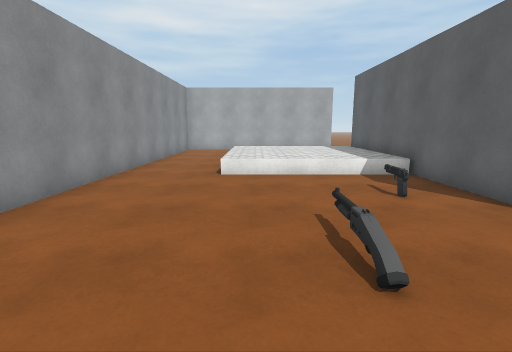
[1] (above)

22 first-person views from a walk through a Unity game level. The camera is 1.5 m above the floor, tilts 10° down and sees 85° across. The floor is counted in squares, 1 m on a side. Each view is taken from the middle of a square. On the plan, view 1 faces up. The plan holds only what a view shows up to about 14 squares ahead; the rest is blank. The place goes on beyond the plan. The player character is not drawn. Some surface patterns are stand-ins.

[2]
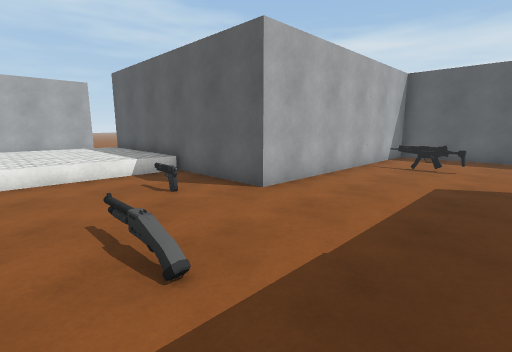

[3]
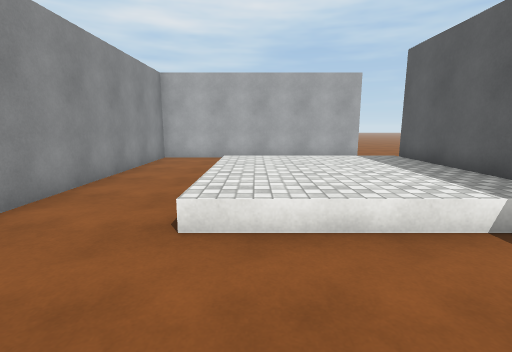

[4]
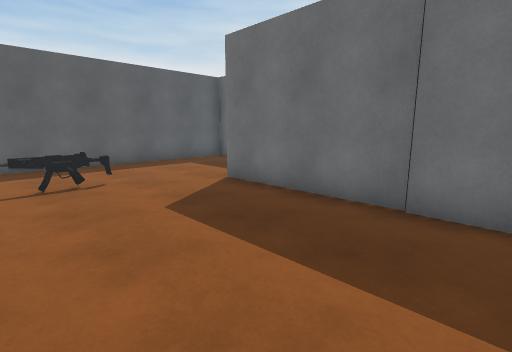

[5]
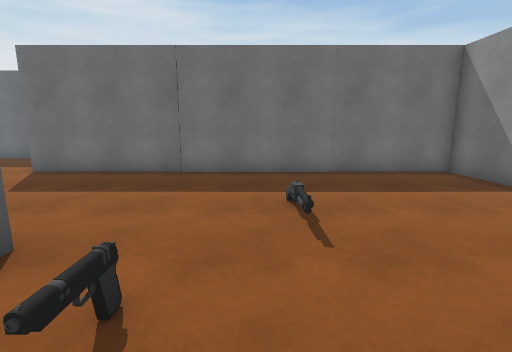

[6]
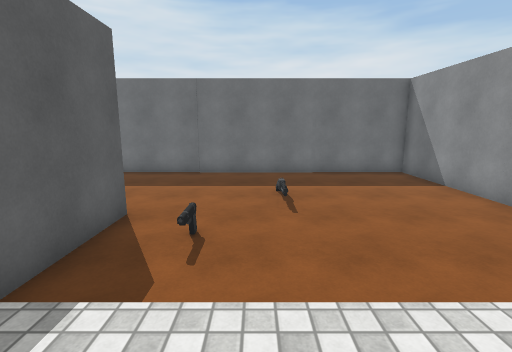

[7]
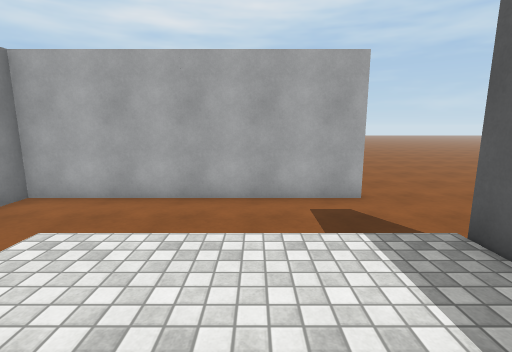

[8]
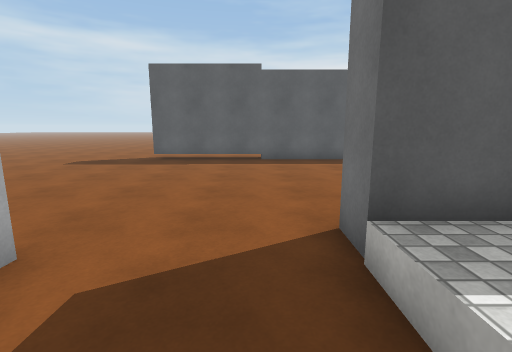

[9]
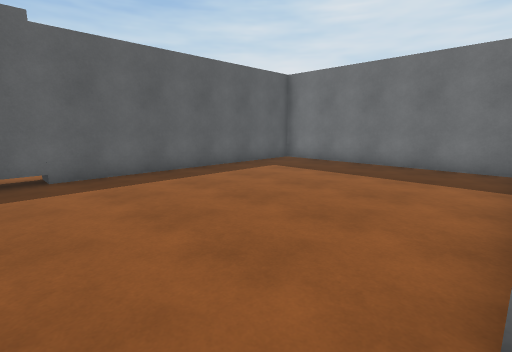

[10]
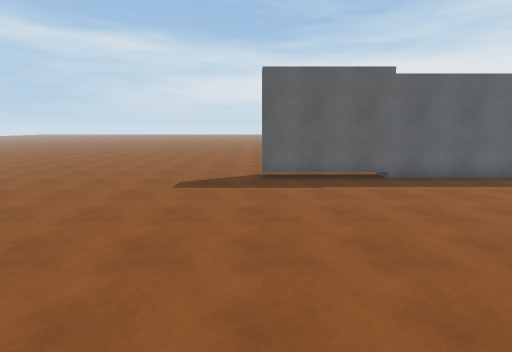

[11]
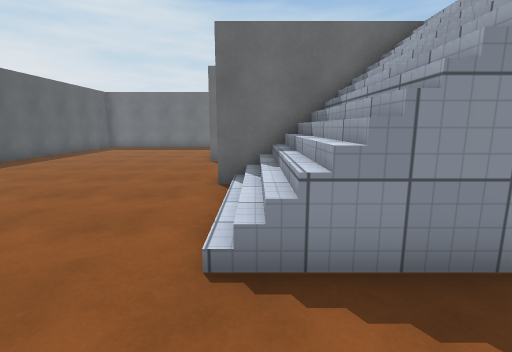

[12]
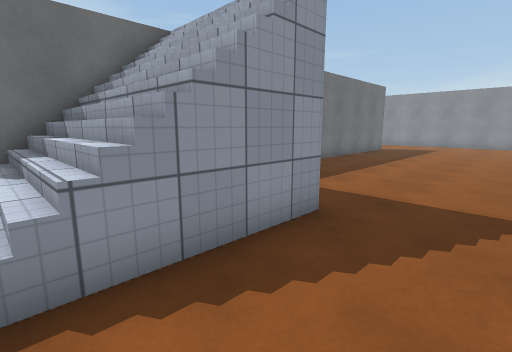

[13]
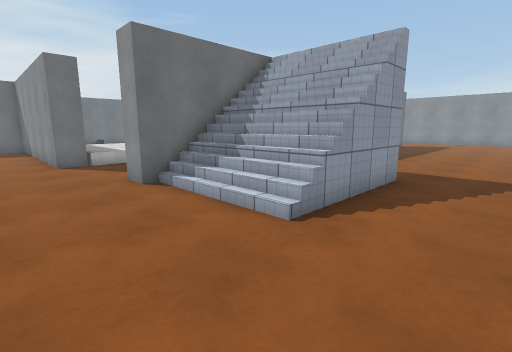

[14]
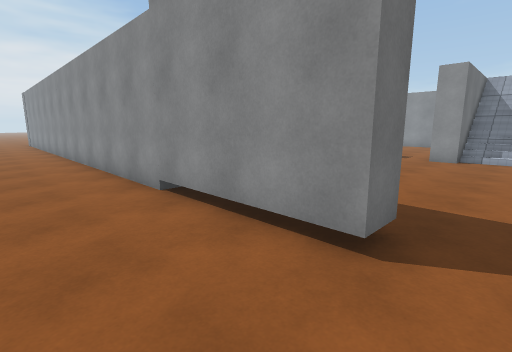

[15]
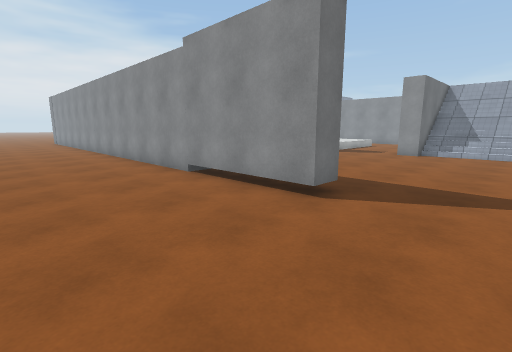

[16]
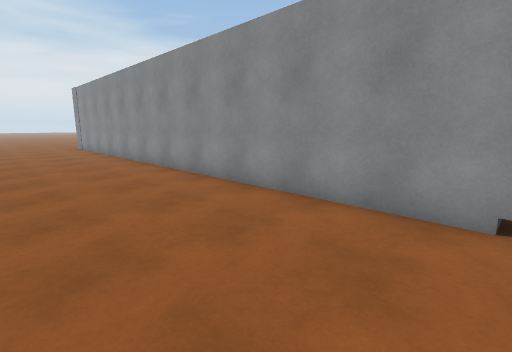

[17]
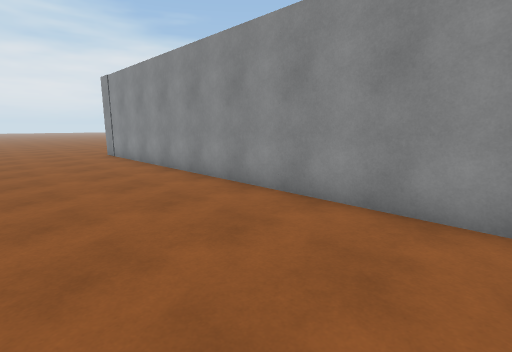

[18]
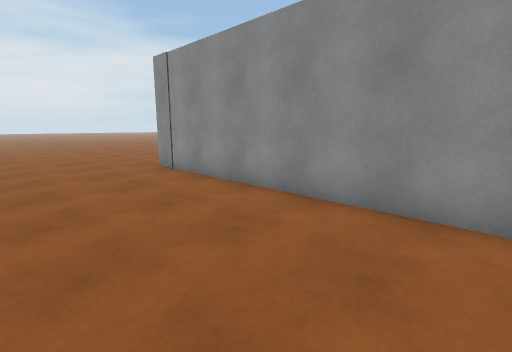

[19]
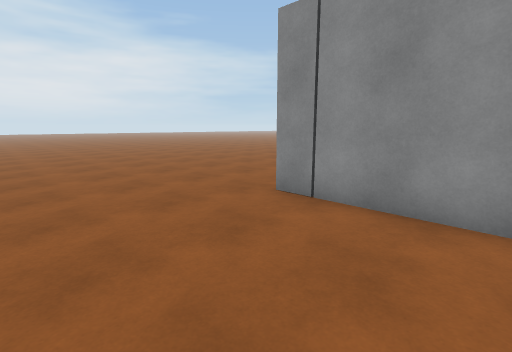

[20]
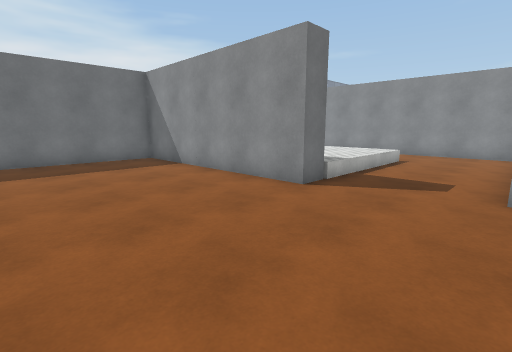

[21]
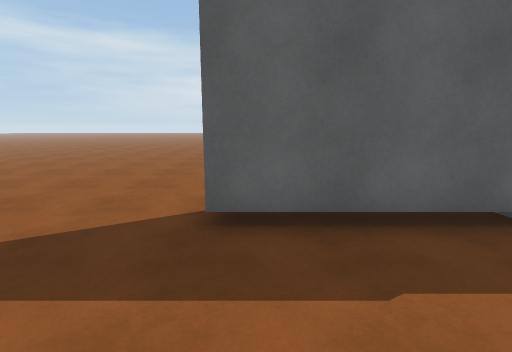

[22]
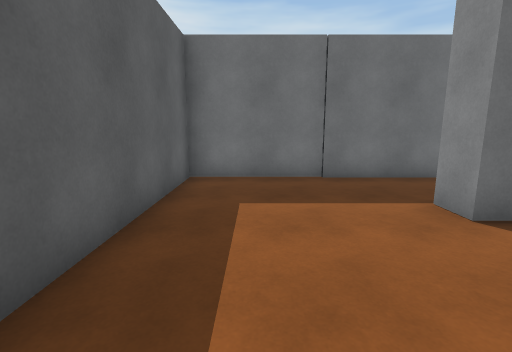

### Floor plan
Key: @ floor where view 1 was taken; # wall or solid block; . main floor; : floor 0.5 m higher than the main floor; / step, stairs or slope; = window, fence, low wall or low ledge; O other object.
Columns run from 14 left of view 1 to 21 right of it. Each row starts with its distance up from view 1.
 27        .............. . ............
 26 ...................... .............
 25 ....................................
 24  ............./////.................
 23   ........... /////.................
 22    ........   /////.................
 21     .....     /////..........##.....
 20      ##       #=####.........##.....
 19          ###########.........##.....
 18          #...................##.....
 17          #...................##.....
 16          #...................##.....
 15          #...//////##........##.....
 14          #.../:::::##........##.....
 13          #.../:::::##........##.....
 12          #.../:::::##........##.....
 11          #.../:::::##........##.....
 10          #.../:::::##........##.....
  9          #...//////##........##.....
  8          #.........##........##.....
  7          #.......O.##........##.....
  6          #.......O.############.....
  5          #.........############.....
  4          #...................##.....
  3          #.....O.........O...##.....
  2          #...............O...##.....
  1          #...................##.....
  0          #....@..............##.....
 -1          ###############.....##.....
 -2                        #.....##.....
 -3                        ......##.....
 -4                       .......##.....
 -5                       #########.....
 -6                               #.....
 -7                              .......
 -8                             ........
 -9                             ........

Positions as (right, up) in squares from view 1, and headings:
1: (0, 0), facing up
2: (0, 0), facing up-right
3: (0, 5), facing up
4: (3, 4), facing down-right
5: (2, 8), facing down
6: (2, 11), facing down
7: (2, 11), facing up
8: (2, 16), facing right
9: (6, 17), facing down-right
10: (4, 21), facing right
11: (4, 27), facing down
12: (4, 27), facing down-left
13: (8, 27), facing down-left
14: (19, 22), facing down-left
15: (21, 24), facing down-left
16: (21, 16), facing down-left
17: (21, 10), facing down-left
18: (21, 4), facing down-left
19: (21, -2), facing down-left
20: (12, 19), facing down-left
21: (11, 20), facing right
22: (13, 3), facing down
